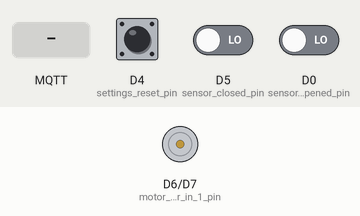
This program was run on a simulated ESP8266 (Wemos D1 mini). On the bench: motor-driver pin pairs drawn as motors (green arrow = first pin HIGH = forward, orange = second pin HIGH = backward, longer = more drive, scaled by the enable pin). The test bench sets the inputs (shaded band); at power-on: D4 (settings_reset_pin) HIGH, D5 (sensor_closed_pin) LOW, D0 (sensor_opened_pin) LOW. WiFi joins after 1.5 s; servers stay silent unless stated; EEPROM starts erased; no MQTT or app messages arrive unless stated; what the program prints to the serial monitor is not drawn.

Above: at 5.1 s.
6.3 s: D4 (settings_reset_pin) pulled LOW for 1 s
At 6.38 s:
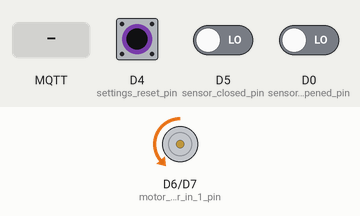
9.3 s: MQTT message "5" arrives on the first subscribed topic
At 9.46 s:
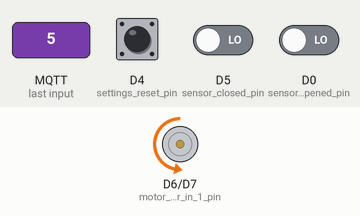
12.3 s: D5 (sensor_closed_pin) driven HIGH
At 12.87 s:
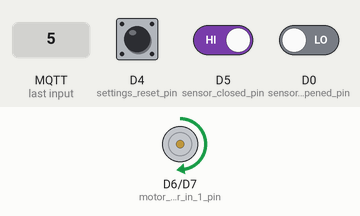
15.3 s: MQTT message "200" arrives on the first subscribed topic
At 16.2 s:
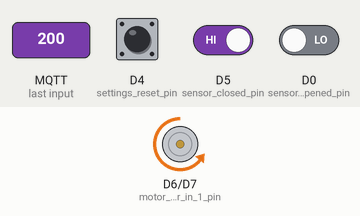
16.8 s: MQTT message "0" arrives on the first subscribed topic
19.8 s: D0 (sensor_opened_pin) driven HIGH
Timing chart, 0 to 22.3 s (numbered marks = the images above; inputs shaded):
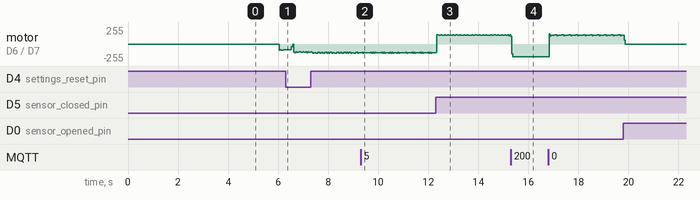

The program:

main.cpp
```cpp
#include <Arduino.h>
#include <EEPROM.h>
#include <ESP8266WiFi.h>
#include <PubSubClient.h>
#include <ESP8266Webserver.h>

#include "cover.h"
#include "sensors.h"
#include "motor.h"
#include "MqttConnectionWrapper.h"
#include "MqttCallbackWrapper.h"
#include "MqttCover.h"
#include "CoverController.h"
#include "CoverPreparer.h"
#include "CoverMovementProcessor.h"
#include "CoverTimingsManager.h"
#include "ReadyObserver.h"
#include "service.h"
#include "config.h"

// Идентификатор клиента на основе идентификатора чипа ESP
auto client_id = "esp8266_" + String(ESP.getChipId());

#ifdef DEBUG_SERIAL_OUT
const unsigned long BAUDRATE = 921600;
#endif

// Инициализация WiFi-клиента и MQTT-клиента
WiFiClient wifiClient;
PubSubClient mqttClient(wifiClient);

// Объявляем общие указатели для различных компонентов
std::shared_ptr<ICoverSensors> sensors = nullptr;
std::shared_ptr<ISpeedableMotorController> motor = nullptr;
std::shared_ptr<IPositionCover> cover = nullptr;
std::shared_ptr<IMqttConnectionWrapper> mqttConnectionWrapper = nullptr;
std::shared_ptr<IMqttCallbackWrapper> mqttCallbackWrapper = nullptr;
std::shared_ptr<IReadyObserver> readyObserver = nullptr;
std::shared_ptr<ICoverTimingsManager> coverTimingsManager = nullptr;
std::shared_ptr<ICoverPreparer> coverPreparer = nullptr;
std::shared_ptr<ICoverMovementProcessor> coverMovementProcessor = nullptr;

// Объявление настроек и режима работы
Settings settings;
enum Mode { HostingWebSettings, ProcessingMqttCover } working_mode;

std::shared_ptr<ESP8266WebServer> server;

// Обработка корневой конечной точки для веб-настроек
void handleRoot() {
    // HTML-форма для настройки параметров WiFi и MQTT
    String html = "<html><body>";
    html += "<h1>Settings</h1>";
    html += "<form action='/save' method='post'>";
    html += "<h2>WiFi Settings</h2>";
    html += "SSID: <input type='text' name='ssid' value='" + String(settings.wifi.ssid) + "'><br>";
    html += "Password: <input type='password' name='pass' value='" + String(settings.wifi.pass) + "'><br>";
    html += "<h2>MQTT Settings</h2>";
    html += "Host: <input type='text' name='host' value='" + String(settings.mqtt.host) + "'><br>";
    html += "Port: <input type='number' name='port' value='" + String(settings.mqtt.port) + "'><br>";
    html += "Login: <input type='text' name='login' value='" + String(settings.mqtt.login) + "'><br>";
    html += "Password: <input type='password' name='mqtt_pass' value='" + String(settings.mqtt.pass) + "'><br>";
    html += "Topic Prefix: <input type='text' name='topic_prefix' value='" + String(settings.mqtt.topic_prefix) + "'><br>";
    html += "<input type='submit' value='Save'>";
    html += "</form></body></html>";
    server->send(200, "text/html", html);
}

// Обработка конечной точки сохранения для сохранения настроек
void handleSave() {
    settings.valid = true;  // Отметить настройки как действительные

    // Разбор и сохранение настроек WiFi и MQTT

    // WiFi настройки
    String ssid = server->arg("ssid");
    String pass = server->arg("pass");
    if (ssid.length() > MAX_STRING_SIZE or pass.length() > MAX_STRING_SIZE) {
        server->send(400, "text/plain", "Error: SSID or password too long");
        return;
    }
    strncpy(settings.wifi.ssid, ssid.c_str(), MAX_STRING_SIZE);
    strncpy(settings.wifi.pass, pass.c_str(), MAX_STRING_SIZE);

    // MQTT настройки
    String host = server->arg("host");
    if (host.length() > MAX_STRING_SIZE) {
        server->send(400, "text/plain", "Error: MQTT host too long");
        return;
    }
    settings.mqtt.port = server->arg("port").toInt();
    String login = server->arg("login");
    String mqtt_pass = server->arg("mqtt_pass");
    String topic_prefix = server->arg("topic_prefix");
    if (login.length() > MAX_STRING_SIZE or mqtt_pass.length() > MAX_STRING_SIZE or topic_prefix.length() > MAX_STRING_SIZE) {
        server->send(400, "text/plain", "Error: MQTT login, password, or with_prefix prefix too long");
        return;
    }
    strncpy(settings.mqtt.host, host.c_str(), MAX_STRING_SIZE);
    strncpy(settings.mqtt.login, login.c_str(), MAX_STRING_SIZE);
    strncpy(settings.mqtt.pass, mqtt_pass.c_str(), MAX_STRING_SIZE);
    strncpy(settings.mqtt.topic_prefix, topic_prefix.c_str(), MAX_STRING_SIZE);

    // Сохранение настроек в EEPROM
    EEPROM.begin(EEPROM_SIZE);
    EEPROM.put(Offsets::Settings, settings);
    EEPROM.commit();
    EEPROM.end();

    server->send(200, "text/plain", "Settings saved. Rebooting...");
    delay(1000);
    ESP.reset();
}

// Класс для управления топиками MQTT
class Topics {
private:
    String _prefix;
    String _topic_position[4];
    String _topic_state[4];
    String _topic_availability[4];
    String _topic_set[4];
    String _topic_set_position[4];

    inline String with_prefix(int i, const char * topic) {
        return _prefix + String(i) + "/" + topic;
    }

public:
    explicit Topics(const char * prefix) : _prefix(prefix) {
        for (int i : { 0, 1, 2, 3 }) {
            _topic_position[i] = with_prefix(i, mqtt_topic_position);
            _topic_state[i] = with_prefix(i, mqtt_topic_state);
            _topic_availability[i] = with_prefix(i, mqtt_topic_availability);
            _topic_set[i] = with_prefix(i, mqtt_topic_set);
            _topic_set_position[i] = with_prefix(i, mqtt_topic_set_position);

        }
    }

    // Getter methods for MQTT topics

    inline const char * getTopicPosition(int i) const { return _topic_position[i].c_str(); }
    inline const char * getTopicState(int i) const { return _topic_state[i].c_str(); }
    inline const char * getTopicAvailability(int i) const { return _topic_availability[i].c_str(); }
    inline const char * getTopicSet(int i) const { return _topic_set[i].c_str(); }
    inline const char * getTopicSetPosition(int i) const { return _topic_set_position[i].c_str(); }
};

std::shared_ptr<Topics> _topics;

// Функция для публикации состояния и положения шторы в MQTT
void publish_state_and_position_func(CoverState state, int position) {
    if (not mqttClient.connected()) return;

    static int lastPosition;
    if (position != lastPosition) {
        mqttClient.publish(_topics->getTopicPosition(1), String(position).c_str());
        lastPosition = position;
    }

    static CoverState lastState;
    if (state != lastState) {
        lastState = state;
        switch (state) {
            case CoverState::Unknown:
            case CoverState::Opened:
                mqttClient.publish(_topics->getTopicState(1), mqtt_topic_state_payload_opened);
                break;
            case CoverState::Closed:
                mqttClient.publish(_topics->getTopicState(1), mqtt_topic_state_payload_closed);
                break;
            case CoverState::Opening:
                mqttClient.publish(_topics->getTopicState(1), mqtt_topic_state_payload_opening);
                break;
            case CoverState::Closing:
                mqttClient.publish(_topics->getTopicState(1), mqtt_topic_state_payload_closing);
                break;

            default:
                break;
        }
    }
}


#define SPEED 255

// Функция установки компонентов шторы
void setup_cover() {
    sensors = std::make_shared<CoverSensors>(sensor_closed_pin,
                                             sensor_opened_pin,
                                             LOW);
#ifdef DEBUG_SERIAL_OUT
    Serial.printf("CLOSED: %d; OPENED: %d\n", sensors->isClosed(), sensors->isOpened());
#endif

    motor = std::make_shared<MotorDriverController>(motor_controller_in_1_pin,
                                                    motor_controller_in_2_pin,
                                                    motor_controller_pwm_speed_pin, 0, 255);
    motor->setSpeed(SPEED);

    cover = std::make_shared<MqttCover>(position_closed, position_open, publish_state_and_position_func);

    readyObserver = std::make_shared<ReadyObserver>([]() {
#ifdef DEBUG_SERIAL_OUT
        Serial.printf("Sending available at \"%s\"! pos:%i; connected:%i\n", _topics->getTopicAvailability(1), cover->getCurrentPosition(), mqttClient.connected());
#endif
        mqttClient.publish(_topics->getTopicAvailability(1), mqtt_topic_availability_payload_available);
        cover->setCurrentPosition(cover->getCurrentPosition());
    });

    coverTimingsManager = std::make_shared<CoverTimingsManager>();

    coverPreparer = std::make_shared<CoverPreparer>(sensors, motor, coverTimingsManager->loadTimeToOpen().value_or(-1),
                                                    coverTimingsManager->loadTimeToClose().value_or(-1));
}

// Функция для установки MQTT компонентов
void setup_mqtt() {
    mqttConnectionWrapper = std::make_shared<MqttConnectionWrapper>(mqttClient);
    mqttConnectionWrapper->setServer({ settings.mqtt.host, settings.mqtt.port });
    mqttConnectionWrapper->setAuth({ client_id.c_str(), settings.mqtt.login, settings.mqtt.pass });
    auto _mqtt_topic_availability = String(settings.mqtt.topic_prefix) + String(1) + "/" + (mqtt_topic_availability);
    mqttConnectionWrapper->setLastWill({_topics->getTopicAvailability(1), MQTT::QoS::AtLeastOnce,
                                        MQTT::RetainMessage::Yes, mqtt_topic_availability_payload_not_available });
    mqttConnectionWrapper->setTopics({
                                             { _topics->getTopicSetPosition(1), mqtt_topic_set_position_qos },
                                             { _topics->getTopicSet(1),          mqtt_topic_set_qos },
                                     });
    mqttConnectionWrapper->setOnConnectionFunc([](bool success) {
        if (success) {
#ifdef DEBUG_SERIAL_OUT
            Serial.printf("mqtt connected!%i\n", mqttClient.connected());
#endif
            readyObserver->setMqttConnected(true);
        } else {
#ifdef DEBUG_SERIAL_OUT
            Serial.print("failed, error code: ");
            Serial.print(mqttClient.state());
            Serial.println("!");
#endif
        }
    });
    mqttConnectionWrapper->setOnDisconnectionFunc([]() {
#ifdef DEBUG_SERIAL_OUT
        Serial.print("Mqtt Disconnected!");
#endif
        readyObserver->setMqttConnected(false);
    });

    TopicHandlers topic_handlers = {
            { _topics->getTopicSetPosition(1), mqtt_topic_set_position_handler },
            { _topics->getTopicSet(1),         mqtt_topic_set_handler },
    };
    mqttCallbackWrapper = std::make_shared<MqttCallbackWrapper>(
            mqttClient,
            std::make_shared<CoverController>(cover),
            topic_handlers);
}

// Функция настройки для инициализации компонентов в зависимости от режима работы
void setup() {
#ifdef DEBUG_SERIAL_OUT
    // region Настройка COM-порта
    Serial.begin(BAUDRATE);
    Serial.println();
    Serial.println("MQTT COVER FOR ESP8266");
    // endregion
#endif

    // Задержка на 5 секунд для инициализации
    delay(5000);

    // Загрузка сохраненных настроек
    settings = loadSettings();
    if (settings.valid) {
        // Если настройки верны, обработайте сообщение MQTT
        working_mode = Mode::ProcessingMqttCover;

        _topics = std::make_shared<Topics>(settings.mqtt.topic_prefix);
        setup_cover();
        setup_mqtt();

        pinMode(settings_reset_pin, INPUT_PULLUP);
    } else {
        // Если настройки не действительны, запускаем веб-страницу для настроек
        server = std::make_shared<ESP8266WebServer>();
        WiFi.softAP(client_id.c_str(), nullptr);

#ifdef DEBUG_SERIAL_OUT
        Serial.printf("Starting wifi \"%s\" is %i\n", client_id.c_str(), WiFi.softAP(client_id.c_str(), nullptr));
#endif

        server->on("/", HTTP_GET, handleRoot);
        server->on("/save", HTTP_POST, handleSave);
        server->begin();

#ifdef DEBUG_SERIAL_OUT
        Serial.print("Starting server at ");
        Serial.print(WiFi.softAPIP());
        Serial.print(":");
        Serial.println(server->getServer().port());
#endif

        working_mode = Mode::HostingWebSettings;
    }
}

// Функция проверки нажатия кнопки сброса настроек
inline bool isSettingsResetPressed() { return digitalRead(settings_reset_pin) == LOW; }

// Константы времени для сброса таймингов и настроек шторы
#define TIME_TO_COVER_TIMINGS_RESET 5000  // ms
#define TIME_TO_SETTINGS_RESET 15000      // ms

// Функция основного цикла
void loop() {
    if (working_mode == ProcessingMqttCover) {
        // Обработка режима шторы MQTT

        // Проверяем подключение к WiFi
        if (wifiConnectionProcess(settings.wifi)) {
            // Подключение к WiFi установлено
            if (mqttConnectionWrapper->isConnected()) {
                // Подключение к MQTT установлено
                mqttClient.loop();
            } else {
                mqttConnectionWrapper->connect();
            }
        }

        static bool isCoverReady = false;
        if (not isCoverReady) {
            coverPreparer->prepare();
            if (coverPreparer->isPrepared()) {
#ifdef DEBUG_SERIAL_OUT
                Serial.println("Cover is ready!");
#endif
                isCoverReady = true;

                auto result = coverPreparer->getResult();
                coverTimingsManager->saveTimeToOpen({ SPEED, result.timeToOpen });
                coverTimingsManager->saveTimeToClose({ SPEED, result.timeToClose });

                if (result.lastState == CoverState::Closed)
                    cover->setCurrentPosition(cover->getClosedPosition());
                else if (result.lastState == CoverState::Opened)
                    cover->setCurrentPosition(cover->getOpenedPosition());
                else {
#ifdef DEBUG_SERIAL_OUT
                    Serial.println("Unknown start state after prepare!");
#endif
                }

                if (cover->getTargetPosition() == -1) cover->setTargetPosition(cover->getCurrentPosition());

                coverMovementProcessor = std::make_shared<PositionCoverMovementProcessor>(
                        cover, motor, sensors,
                        result.timeToOpen, result.timeToClose);

                readyObserver->setCoverReady();
            }
        } else {
            coverMovementProcessor->process();
        }

        static bool wasSettingsResetPressed = false;
        static unsigned long resetTimePressed;
        if (isSettingsResetPressed()) {
            if (wasSettingsResetPressed) {
                if (millis() - resetTimePressed > TIME_TO_SETTINGS_RESET) {
#ifdef DEBUG_SERIAL_OUT
                    Serial.println("TIME_TO_SETTINGS_RESET...");
#endif
                    EEPROM.begin(EEPROM_SIZE);
                    EEPROM.put(Offsets::Settings, false);
                    EEPROM.end();
                    ESP.reset();
                }
            } else {
                resetTimePressed = millis();
                wasSettingsResetPressed = true;
#ifdef DEBUG_SERIAL_OUT
                Serial.println("Pressed reset settings button...");
#endif
            }
        } else if (wasSettingsResetPressed) {
            auto time_passed = millis() - resetTimePressed;
            wasSettingsResetPressed = false;
#ifdef DEBUG_SERIAL_OUT
            Serial.printf("Released reset settings button after %lu...\n", time_passed);
#endif
            if (time_passed > TIME_TO_COVER_TIMINGS_RESET) {
#ifdef DEBUG_SERIAL_OUT
                Serial.println("TIME_TO_COVER_TIMINGS_RESET...");
#endif
                coverTimingsManager->saveTimeToOpen({ 0, 0 });
                coverTimingsManager->saveTimeToClose({ 0, 0 });
                if (WiFi.status() == WL_CONNECTED) WiFi.disconnect(true);
                ESP.reset();
            }
        }

    } else if (working_mode == HostingWebSettings) {
        // Режим веб-страницы настроек
        server->handleClient();
    }
}
```

CoverController.h
```cpp
#ifndef COVERCONTROLLER_H
#define COVERCONTROLLER_H

#include "cover.h"

/**
 * @brief Интерфейс, используемый обработчиком MQTT-запросов для.
 */
class ICoverController {
public:
    /**
     * @brief Перечисление, представляющее состояния, которые приходят из MQTT-запросов
     */
    enum State {
        OPEN,   /**< Двигаться в сторону открытия. */
        CLOSE,  /**< Двигаться в сторону закрытия. */
        STOP    /**< Остановка движения. */
    };

    /**
     * @brief Обработка команды установки целевой позиции шторы.
     * @param position Целевая позиция для установки.
     */
    virtual void onSetPosition(int position) = 0;

    /**
     * @brief Обработка команды установки состояния шторы.
     * @param state Состояние управления шторой, которое необходимо установить.
     */
    virtual void onSet(State state) = 0;

    virtual ~ICoverController() = default;
};

/**
 * @brief Конкретная реализация интерфейса ICoverController.
 */
class CoverController : public ICoverController {
private:
    std::shared_ptr<IPositionCover> _cover;

public:
    /**
     * @brief Конструктор для класса CoverController.
     * @param cover Общий указатель на экземпляр шторы.
     */
    explicit CoverController(std::shared_ptr<IPositionCover> cover);

    inline void onSetPosition(int position) override { _cover->setTargetPosition(position); };

    inline void onSet(State state) override {
        if (state == STOP) {
            _cover->stop();
        } else if (state == OPEN) {
            _cover->open();
        } else if (state == CLOSE) {
            _cover->close();
        }
    };
};

#endif //COVERCONTROLLER_H
```

service.h
```cpp
#ifndef SERVICE_H
#define SERVICE_H

#include <EEPROM.h>
#include "config/memory.h"

/**
 * @brief Попытки установить соединение с точкой доступа Wi-Fi.
 * @param wifi_config Настройки конфигурации Wi-Fi.
 * @return True, если соединение успешно, false в противном случае.
 */
bool wifiConnectionProcess(const Settings::WiFi & wifi_config);

/**
 * @brief Загрузка настроек Wi-Fi и MQTT из EEPROM.
 * @return Загруженные настройки.
 */
Settings loadSettings();

#endif //SERVICE_H
```

CoverController.cpp
```cpp
#include "CoverController.h"

CoverController::CoverController(std::shared_ptr<IPositionCover> cover)
        : _cover(std::move(cover)) { }
```

Source omitted: CoverMovementProcessor.h (1538 bytes), CoverPreparer.h (2822 bytes), CoverTimingsManager.h (2151 bytes), MqttCallbackWrapper.h (2473 bytes), MqttConnectionWrapper.h (5666 bytes), MqttCover.h (971 bytes), ReadyObserver.h (1274 bytes), cover.h (4245 bytes), motor.h (3374 bytes), mqtt.h (1140 bytes), sensors.h (1439 bytes), CoverMovementProcessor.cpp (4455 bytes) and 14 more
